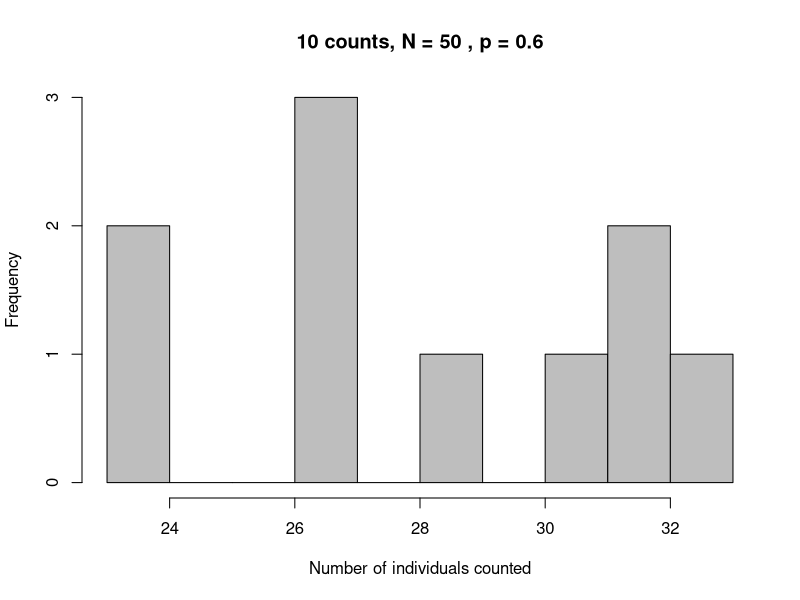
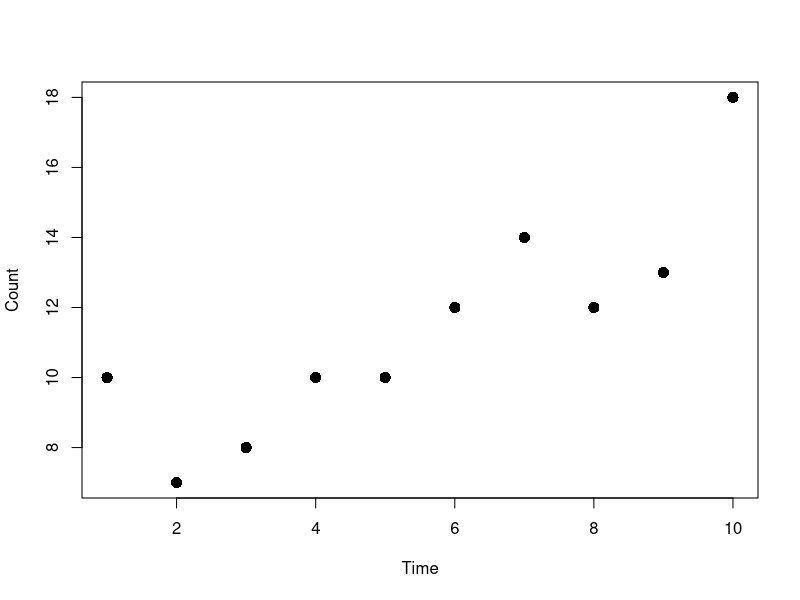
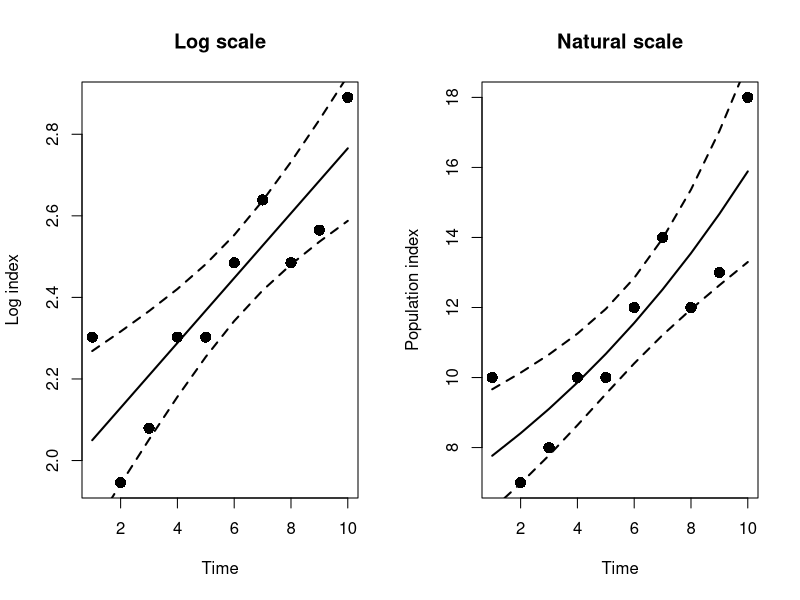

Recreate these plots in R, in order.

# Analyzing abundance of wildlife populations
# WILD 4890 Lab 7
# March 2018


#### Part 1: Unmarked individuals #####


### Canonical population estimator ####

N = 50
p = 0.6
n.counts = 10

C = rbinom(n.counts, N, p) # simulate counts
C   # look at counts

hist(C, breaks = 10, col = "gray", main = paste(n.counts, "counts, N =", N, ", p =", p),
     xlab = "Number of individuals counted")

Nhat = C/p



### Estimating trend from population indices ####

# manually enter counts of active wood duck nests
year = c(1:10)
index = c(10, 7, 8, 10, 10, 12, 14, 12, 13, 18)

# plot counts over time
plot(index ~ year, pch = 16, cex = 1.5, xlab = "Time", ylab = "Count")

# we can use a generalized linear model to estimate growth rate (r) on the log scale
# we'll fit the equation: log(N) = log(N0) + r*t  (takes the form of a straight line)
# the intercept will equal log(N0) and the slope ("year") equals the estimate of r
# use a Poisson error structure since we are modeling count data


# fit the generalized linear regression model
mod = glm(index ~ year, family = "poisson")
summary(mod)

# get predicted values and confidence limits
pred = predict.lm(mod, interval = "confidence", newdata = data.frame(year = year))

# plot population size over time on the log scale and add predicted line
# dashed lines are the 95% confidence intervals
par(mfrow = c(1,2))
plot(log(index) ~ year, pch = 16, cex = 1.5, xlab = "Time", ylab = "Log index", main = "Log scale")
lines(pred[,1], lwd = 2)  
lines(pred[,2], lwd = 2, lty = 2)
lines(pred[,3], lwd = 2, lty = 2)

# we can also back-transform the estimates to look at them on the natural scale
pred_nat = exp(pred)

plot(index ~ year, pch = 16, cex = 1.5, xlab = "Time", ylab = "Population index",
     main = "Natural scale")
lines(pred_nat[,1], lwd = 2)
lines(pred_nat[,2], lwd = 2, lty = 2)
lines(pred_nat[,3], lwd = 2, lty = 2)


# convert r to lambda
r = -0.01          # change value of r here
lambda = exp(r)
lambda




#### Part 2: Marked individuals ####

M = 41     # number captured and marked in first sampling period
C = 38     # total number captured in second sampling period
R = 14    # number of recaptures (previously-marked) in second samplng period

# 2-sample Lincoln-Petersen population size estimate ####
Nhat = (((M+1)*(C+1))/(R+1))-1           # Lincoln-Petersen estimator adjusted for small sample size

# estimate variance in estimate of population size and compute confidence intervals
var = ((M+1)*(C+1)*(M-R)*(C-R))/(((R+1)^2)*(R+2))
se = sqrt(var)
conf.low = Nhat - 1.96*se
conf.high = Nhat + 1.96*se

# coefficient of variation  ####
cv = (se/Nhat)*100

# print results
print(c("Nhat" = Nhat, "conf.low" = conf.low, "conf.high" = conf.high, "cv" = cv))

# detection probability ####
p1 = R/C
p2 = R/M

p1
p2


# expected precision ####
p = 0.4
N = 40

exp_cv = (1-p)/(p*sqrt(N))*100
exp_cv



